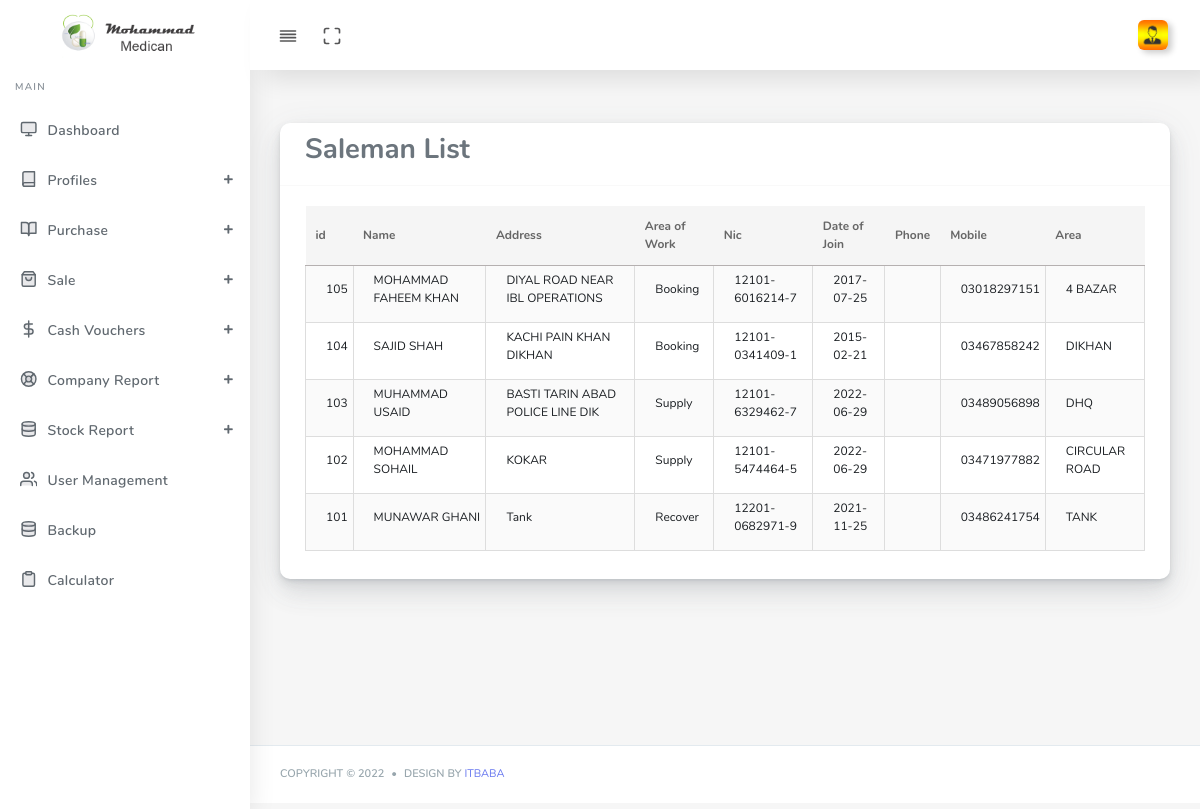
Screenshot of /saleman-list.php (signed in) with the database file from the repository.
### tables this page shows
CREATE TABLE IF NOT EXISTS `customers` (
  `id` varchar(255) NOT NULL,
  `companycode` varchar(255) DEFAULT NULL,
  `name` varchar(255) NOT NULL,
  `area` varchar(255) DEFAULT NULL,
  `address` text DEFAULT NULL,
  `contactperson` varchar(255) DEFAULT NULL,
  `mode` int(11) DEFAULT NULL,
  `licence` varchar(255) DEFAULT NULL,
  `ldate` date DEFAULT NULL,
  `phone` varchar(255) DEFAULT NULL,
  `mobile` varchar(255) DEFAULT NULL,
  `tax` float DEFAULT NULL,
  `dsr` varchar(255) DEFAULT NULL,
  `sas` varchar(255) DEFAULT NULL,
  `areaofwork` varchar(255) DEFAULT NULL,
  `nic` varchar(255) DEFAULT NULL,
  `designation` varchar(255) DEFAULT NULL,
  `ccode` varchar(255) DEFAULT NULL,
  `groupcode` int(11) DEFAULT NULL,
  `customertype` int(11) NOT NULL,
  PRIMARY KEY (`id`)
);

CREATE TABLE IF NOT EXISTS `ariainfo` (
  `sno` tinyint(4) NOT NULL AUTO_INCREMENT,
  `ariaid` varchar(10) DEFAULT NULL,
  `arianame` varchar(15) DEFAULT NULL,
  `status` tinyint(4) DEFAULT NULL,
  PRIMARY KEY (`sno`)
);

### saleman-list.php (the view, shortened to what this page needs)
<?php
include "include/header.php";
?>
</head>
<body >
  <?php include "include/menu.php"; ?>
      <div class="main-content">
        <section class="section">
          <div class="section-body">
            <div class="row">
              <div class="col-12">
                <div class="card">
                  <div class="card-header">
                    <h3>Saleman List</h3>
                  </div>
                  <div class="card-body">
                    <div class="table-responsive">
<table class="table table-striped table-hover text-dark mb-2" id="user_data" style="width:100%;">
<thead>
<tr>
<th >id</th>
<th >Name</th>
<th >Address</th>
<th >Area of Work</th>
<th >Nic</th>
<th >Date of Join</th>
<th >Phone</th>
<th >Mobile</th>
<th >Area</th>
</tr>
</thead>
<tbody>
<?php
include "db.php";
$q="select a.*,b.arianame
from customers as a ,ariainfo as b
where a.area=b.sno and a.customertype=3 order by a.id DESC
";
$s=$dbpdo->prepare($q);
$s->execute();
while($row = $s->fetch(PDO::FETCH_BOTH)){
echo "<tr>
<td>$row[0]</td>
<td>$row[2]</td>
<td>$row[address]</td>
<td>$row[areaofwork]</td>
<td>$row[nic]</td>
<td>$row[ldate]</td>
<td>$row[phone]</td>
<td>$row[mobile]</td>
<td>$row[arianame]</td>
</tr>
";
}
?>
  </tbody>
 </table>
               </div>
            </div></div>
            </div>
              </div>
            </div>
          </div>
     <?php include "include/footer.php";?>

### include/header.php (style rules this page uses)
#user_data { font-size:13px !important; color: #191d21 !important }
#user_data tr td { height: 0px; font-size: 12px; padding: 5px 5px 15px 20px; border: 1px solid #ddd !important; }
th { background-image: linear-gradient(#8ea0a0,#a9e0e2); border: 0px solid #333 !important; color: #583517; border-bottom: 1px solid #b5b0b0 !important; background: #ddd; font-size: 12px; }
thead { margin-bottom:5px; }

### rows the page displays
customers: id "105", name "MOHAMMAD FAHEEM KHAN", address "DIYAL ROAD NEAR IBL OPERATIONS", areaofwork "Booking", nic "12101-6016214-7", ldate "2017-07-25", mobile "03018297151", ariainfo.arianame "4 BAZAR"
customers: id "104", name "SAJID SHAH", address "KACHI PAIN KHAN DIKHAN", areaofwork "Booking", nic "12101-0341409-1", ldate "2015-02-21", mobile "03467858242", ariainfo.arianame "DIKHAN"
customers: id "103", name "MUHAMMAD USAID", address "BASTI TARIN ABAD POLICE LINE DIK", areaofwork "Supply", nic "12101-6329462-7", ldate "2022-06-29", mobile "03489056898", ariainfo.arianame "DHQ"
customers: id "102", name "MOHAMMAD SOHAIL", address "KOKAR", areaofwork "Supply", nic "12101-5474464-5", ldate "2022-06-29", mobile "03471977882", ariainfo.arianame "CIRCULAR ROAD"
customers: id "101", name "MUNAWAR GHANI", address "Tank", areaofwork "Recover", nic "12201-0682971-9", ldate "2021-11-25", mobile "03486241754", ariainfo.arianame "TANK"
